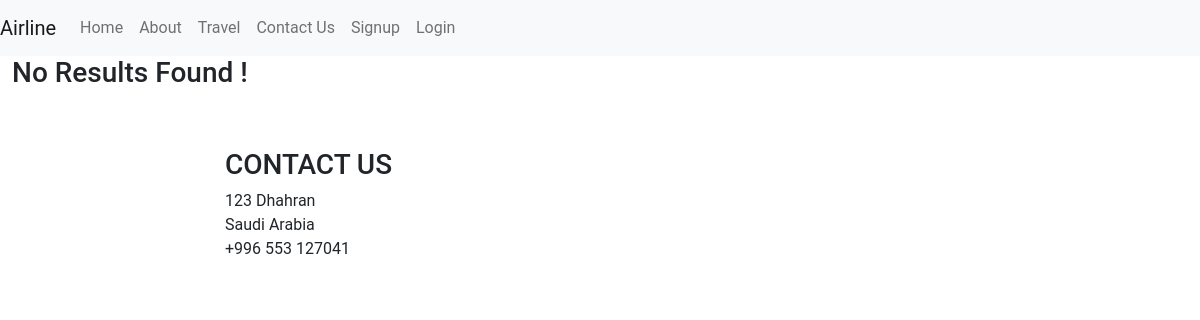
The app's page /php/search.php?Destination=Tokyo , older data.
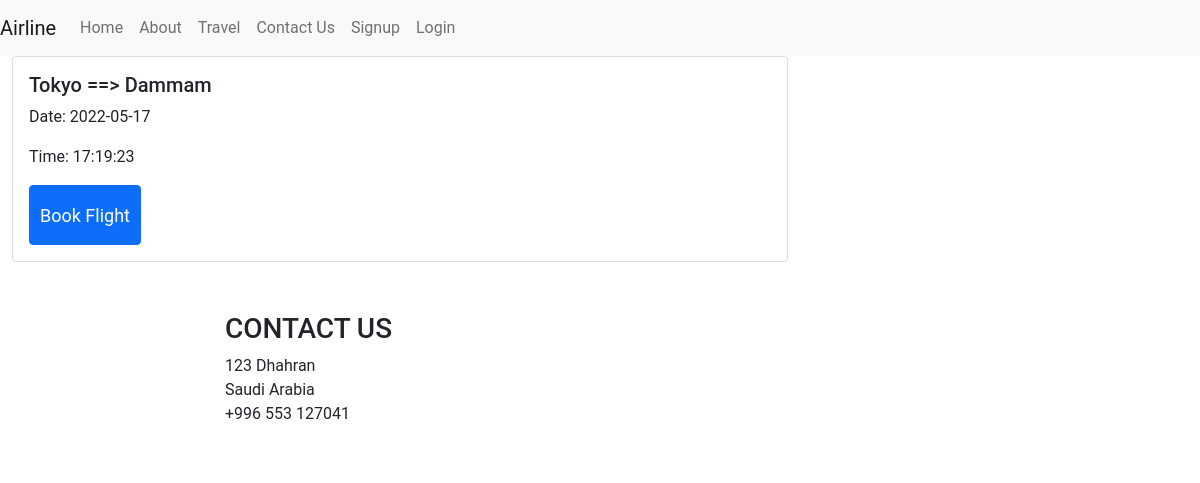
The same page, newer data.
### tables this page shows
CREATE TABLE `flight` (
  `Flight_NO` int(15) NOT NULL,
  `Date` date NOT NULL,
  `Time` char(10) NOT NULL,
  `Destination` varchar(10) NOT NULL,
  `Departure` varchar(10) NOT NULL,
  `Plane_NO` int(15) NOT NULL
);

### php/database.php (called while the page is built, shortened)
<?php
class Database{
    private $connection;
    public function __construct() {
        $host = "localhost";
        $user = "root";
        $password = "";
        $database = "airline";
        $this->connection = new mysqli($host, $user, $password, $database);
    }
    private function execQurey($sql_query, $query_type){
        if($query_type === "GET"){
            $query_result = mysqli_query($this->connection, $sql_query);
            if($query_result){
                return mysqli_fetch_all($query_result, MYSQLI_ASSOC);
            }
            else{
                return mysqli_error($this->connection);
            }
        }
    }
    public function getFlights($date, $destination, $departure){
        $conditions = array();
        if(!empty($destination)) { $conditions[] = "Destination = '$destination'"; }
        $where = implode(' AND ', $conditions);
        $sql = "SELECT Flight_NO, Destination, Departure, Date, Time FROM FLIGHT
                WHERE " . $where;
        return $this->execQurey($sql, "GET");
    }
}
?>

### php/search.php (the view, shortened to what this page needs)
<?php
require("database.php");
$db = new Database();
include_once("header.php");
if(isset($_GET)){
    $destination = $_GET["Destination"];
    $departure = $_GET["Departure"];
    $date = $_GET["Date"];
    $query_flights_result = $db->getFlights($date, $destination, $departure);
    if(empty($query_flights_result)){
        echo'<div class="container-fluid !direction !spacing">
            <div class="row ${1| ,row-cols-2,row-cols-3, auto,justify-content-md-center,|}">
            <div class="col-8  ">
            <h3> No Results Found ! </h3>
            </div>
            </div>
            </div>';
    }
}
?>
    <div class="container-fluid !direction !spacing">
        <?php foreach($query_flights_result as $table_row): ?>
        <div class="row ${1| ,row-cols-2,row-cols-3, auto,justify-content-md-center,|}">
            <div class="col-8  ">
                <div class="card">
                    <div class="card-body">
                        <form name="flight-<?php echo($table_row["Flight_NO"]); ?>"action="booking/booking_page.php" method="Get">
                            <h5 class="card-title"><?php echo($table_row["Destination"]);?> ==> <?php echo($table_row["Departure"]);?></h5>
                            <p class="card-text">Date: <?php echo($table_row["Date"]);?>
                            </p>
                            <p class="card-text">Time: <?php echo($table_row["Time"]);?>
                            </p>
                            <input type="submit" value="Book Flight" class="btn btn-primary">
                        </form>
                    </div>
                </div>
            </div>
        </div>
        <?php endforeach; ?>
    </div>
<?php include_once("footer.php"); ?>

Row changes from the older to the newer data that the page shows:
added flight: Destination "Tokyo", Departure "Dammam", Date "2022-05-17", Time "17:19:23"
Text that changed along with them:
text no longer shown: "No Results Found !"
